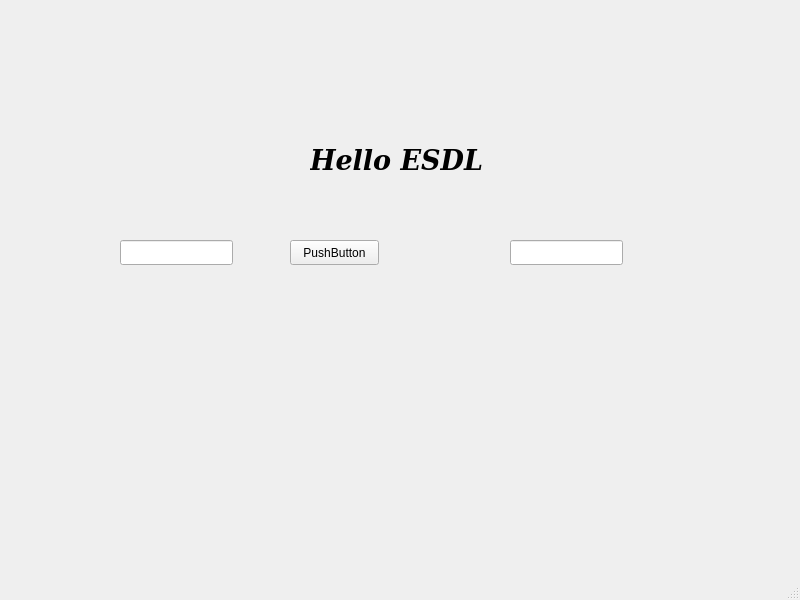
<?xml version="1.0" encoding="UTF-8"?>
<ui version="4.0">
 <class>MainWindow</class>
 <widget class="QMainWindow" name="MainWindow">
  <property name="geometry">
   <rect>
    <x>0</x>
    <y>0</y>
    <width>800</width>
    <height>600</height>
   </rect>
  </property>
  <property name="windowTitle">
   <string>Circle-Kai Qt5 Test</string>
  </property>
  <widget class="QWidget" name="centralwidget">
   <widget class="QPushButton" name="pushButton">
    <property name="geometry">
     <rect>
      <x>290</x>
      <y>240</y>
      <width>89</width>
      <height>25</height>
     </rect>
    </property>
    <property name="text">
     <string>PushButton</string>
    </property>
   </widget>
   <widget class="QLabel" name="label">
    <property name="geometry">
     <rect>
      <x>310</x>
      <y>130</y>
      <width>181</width>
      <height>61</height>
     </rect>
    </property>
    <property name="font">
     <font>
      <family>DejaVu Serif</family>
      <pointsize>20</pointsize>
      <weight>75</weight>
      <italic>true</italic>
      <bold>true</bold>
     </font>
    </property>
    <property name="text">
     <string>Hello ESDL</string>
    </property>
   </widget>
   <widget class="QLineEdit" name="lineEdit_input">
    <property name="geometry">
     <rect>
      <x>120</x>
      <y>240</y>
      <width>113</width>
      <height>25</height>
     </rect>
    </property>
   </widget>
   <widget class="QLineEdit" name="lineEdit_output">
    <property name="geometry">
     <rect>
      <x>510</x>
      <y>240</y>
      <width>113</width>
      <height>25</height>
     </rect>
    </property>
   </widget>
  </widget>
  <widget class="QMenuBar" name="menubar">
   <property name="geometry">
    <rect>
     <x>0</x>
     <y>0</y>
     <width>800</width>
     <height>22</height>
    </rect>
   </property>
  </widget>
  <widget class="QStatusBar" name="statusbar"/>
 </widget>
 <resources/>
 <connections/>
</ui>
